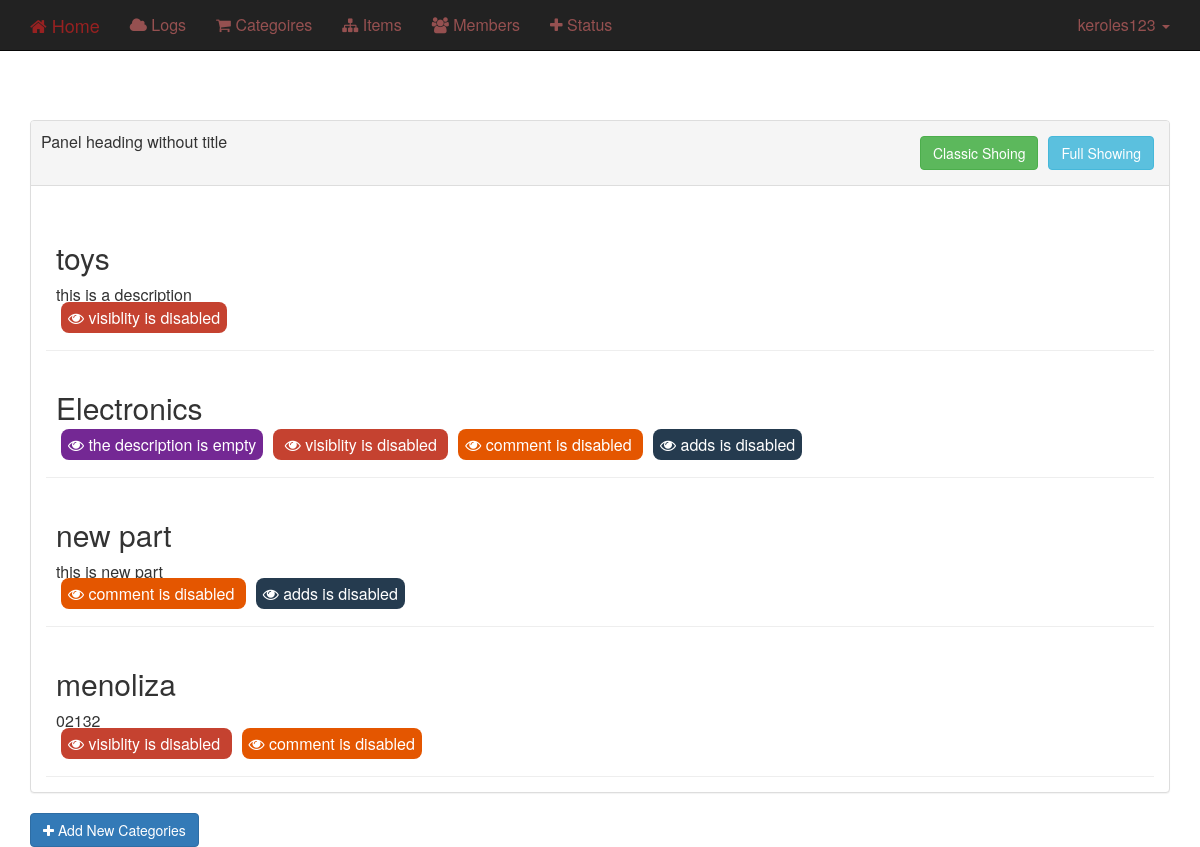
The page /admin/Categoires.php (signed in) on the database its author committed.
### tables this page shows
CREATE TABLE `categories` (
  `id` smallint(6) NOT NULL,
  `name` varchar(255) NOT NULL,
  `description` text NOT NULL,
  `ordiring` int(11) NOT NULL,
  `visiblity` tinyint(1) NOT NULL DEFAULT '0',
  `allow_comment` tinyint(1) NOT NULL DEFAULT '0',
  `allow_adds` tinyint(1) NOT NULL DEFAULT '0'
);

### admin/Categoires.php (the view, shortened to what this page needs)
<?php
include 'connect_dp.php';
if(isset( $_SESSION['username'] )){
	include 'temp/thehead.php';
	include 'temp/navbar.php';
	$action = (isset($_GET['do'])) ? $_GET['do'] : 'manage' ;
	if($action=='manage'){
		?>
		<div class="container">
			<div class="panel panel-default">
				  <div class="panel-heading">Panel heading without title
				  	<span class="full-showing btn btn-info">Full Showing</span>
				  	<span class="classic-showing btn btn-success">Classic Shoing</span>
				  </div>
				  <div class="panel-body">
				    <?php
				    	$sql="SELECT `id`, `name`, `description`, `ordiring`, `visiblity`, `allow_comment`, `allow_adds` FROM `categories` ORDER BY ordiring";
				    	$res=$con->query($sql);
				    	foreach ($res as $key) {
				    		echo "<div class=\"cat\">";
						     			  echo "<h2 class='header2'>".$key['name']."</h2>";
						     	echo "<div class='under-btn-del-up'>";
						    		if(empty($key['description']))echo "<span class='des'>   <i class='fa fa-eye'></i> the description is empty</span>"; else echo $key['description']."<br>";
						    		if(empty($key['visiblity']))echo "<span class='vis'>     <i class='fa fa-eye'></i> visiblity is disabled </span>";
						    		if(empty($key['allow_comment']))echo "<span class='com'> <i class='fa fa-eye'></i> comment is disabled </span>";
						    		if(empty($key['allow_adds']))echo "<span class='add'>    <i class='fa fa-eye'></i> adds is disabled </span>";
					    		echo "</div>";
				    		echo "</div>";
				    	}
				     ?>
				  </div>
				</div>
				<a href="?do=add" class="btn btn-primary"><i class="fa fa-plus"></i> Add New Categories</a>
		</div>
		<?php
}
include 'temp/thetail.php';
}
else{
	header('location:index.php');
	die();
}
?>

### admin/temp/thehead.php (shortened to what this page needs)
<!DOCTYPE html>
<html>
<head>
    <link rel="stylesheet" href="css/bootstrap.min.css">
    <link rel="stylesheet" href="css/font-awesome.min.css">
    <link rel="stylesheet" href="css/style.css">
</head>
<body>

### admin/temp/navbar.php (shortened to what this page needs)
<nav class="navbar navbar-inverse navbar-fixed-top">
  <div class="container">
    <div class="navbar-header">
      <a class="navbar-brand" href="dashboard.php"> <i class="fa fa-home"></i> Home</a>
    </div>
    <div class="collapse navbar-collapse" id="bs-example-navbar-collapse-1">
       <ul class="nav navbar-nav navbar-right">
          <li class="dropdown">
            <a href="#" class="dropdown-toggle" data-toggle="dropdown" role="button" aria-haspopup="true" aria-expanded="false"><?php echo $_SESSION['username']; ?> <span class="caret"></span></a>
          </li>
        </ul>
      <ul class="nav navbar-nav">
        <li class=""><a href="#"><i class="fa fa-cloud"></i> Logs <span class="sr-only">(current)</span></a></li>
        <li><a href="Categoires.php"><i class="fa fa-shopping-cart"></i> Categoires</a></li>
        <li><a href="#"><i class="fa fa-sitemap"></i> Items</a></li>
        <li><a href="home.php"><i class="fa fa-users"></i> Members</a></li>
        <li><a href="#"><i class="fa fa-plus"></i> Status</a></li>
      </ul>
    </div>
  </div>
</nav>

### admin/temp/thetail.php (shortened to what this page needs)
</body>
</html>

### admin/css/style.css (style rules this page uses)
body { font-size: 16px; padding-top: 120px; }
.navbar-inverse .navbar-brand { color: #972121; }
.navbar-inverse .navbar-nav>li>a { color: #955050; }
.navbar { border-radius: 0; }
.cat { position: relative; overflow: hidden; cursor: pointer; border-bottom: 1px solid #EEE; padding: 20px 0 20px 10px; transition: 1s; }
.cat .add,.cat .com,.cat .vis,.cat .des { padding: 4px 7px; color: white; margin: 0 5px; border-radius: 8px; }
.cat .com { background-color: #E45600; }
.cat .vis { background-color: #C54230; }
.cat .des { background-color: #742894; }
.cat .add { background-color: #253B4F; }
.full-showing,.classic-showing { float: right; margin: 5px; }
.panel-heading { padding: 10px ; overflow:hidden; }

### rows shown on the page
categories: name "toys", description "this is a description", visiblity 0 (drawn)
categories: name "Electronics", description "the description is empty", visiblity 0 (drawn), allow_comment 0 (drawn), allow_adds 0 (drawn)
categories: name "new part", description "this is new part", allow_comment 0 (drawn), allow_adds 0 (drawn)
categories: name "menoliza", description "02132", visiblity 0 (drawn), allow_comment 0 (drawn)

### other values the page prints
$_SESSION['username'] "keroles123"
